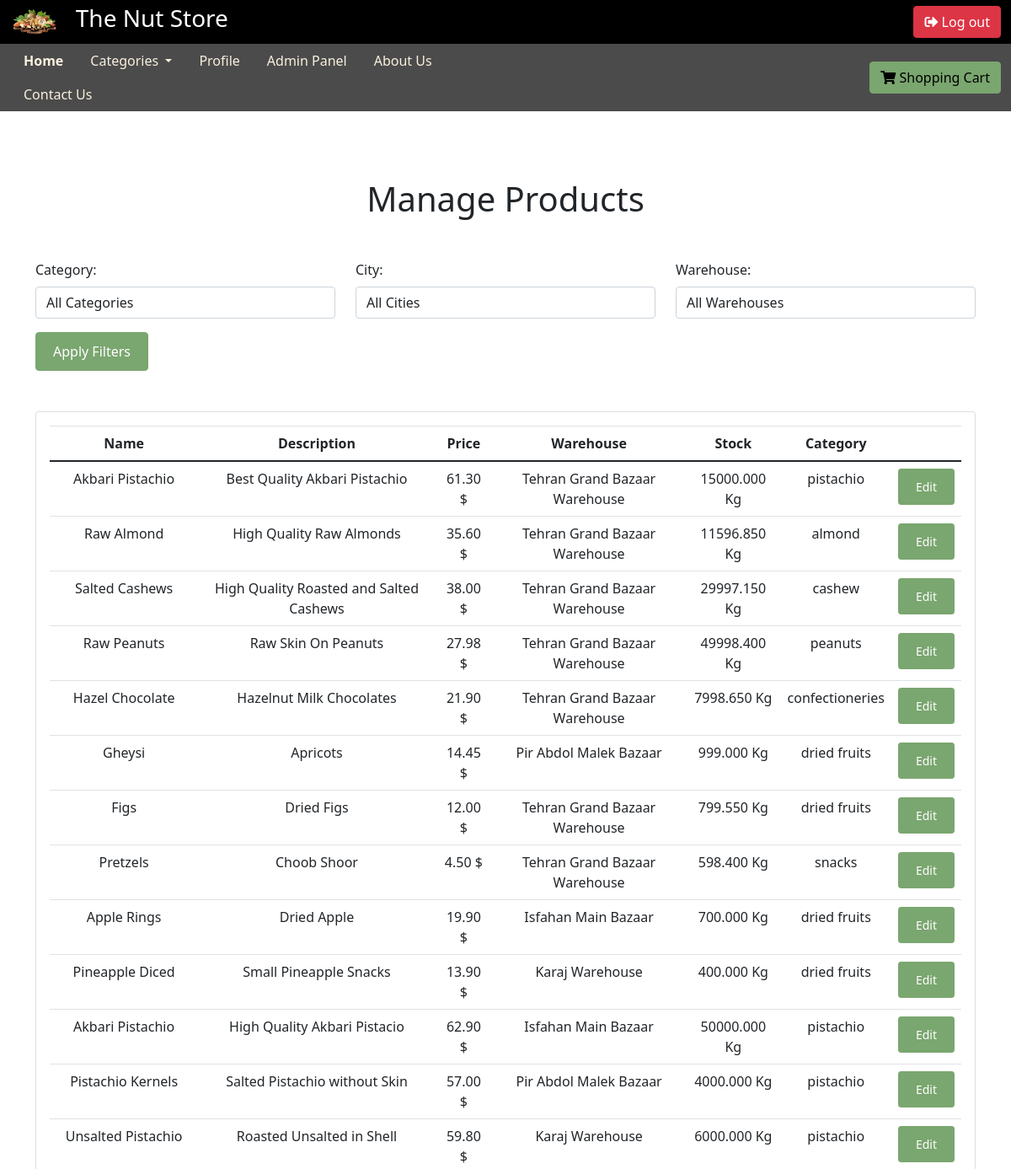
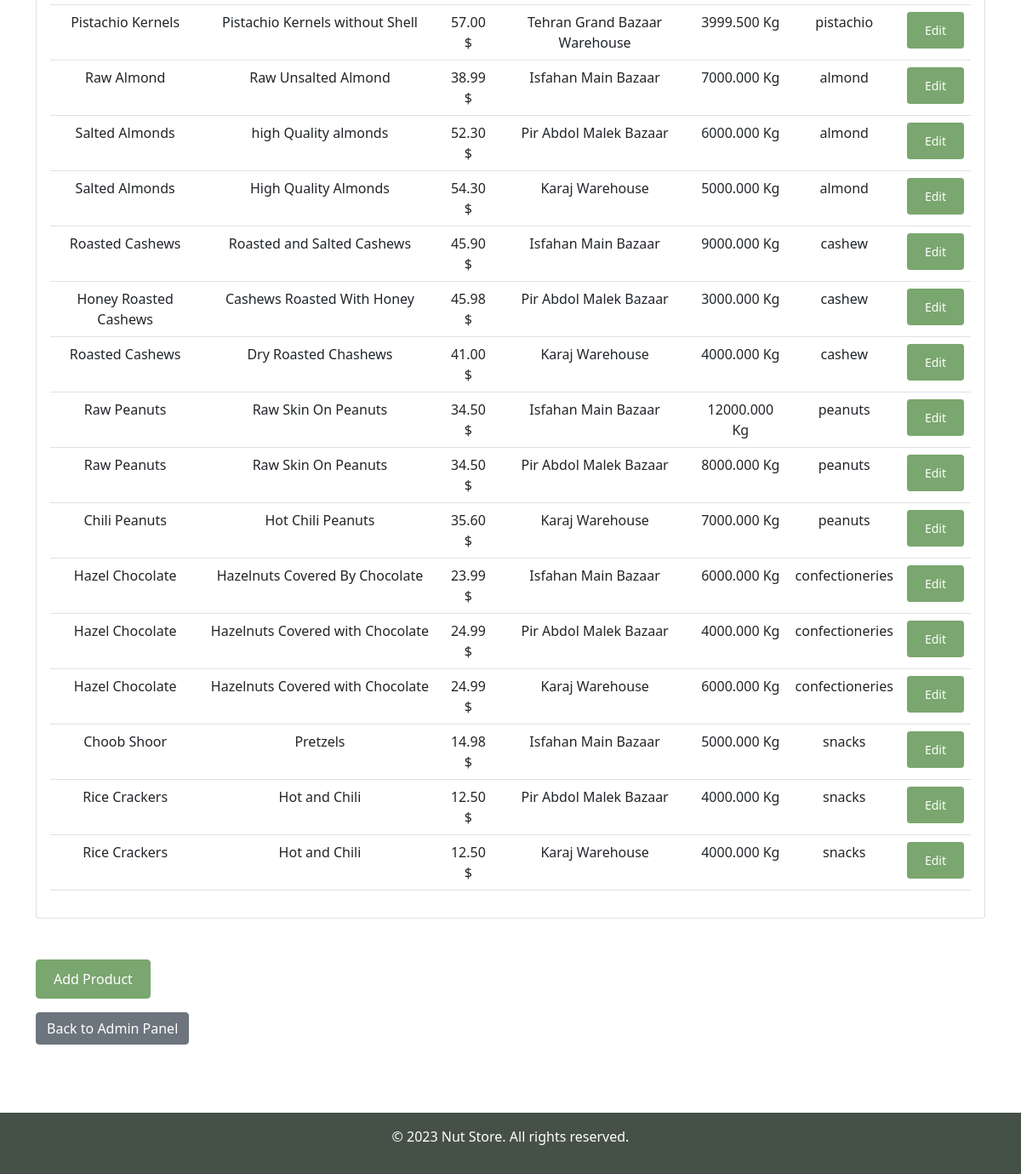
The page /admin_panel/manage_products/ (signed in) on the database its author committed (2 pictures, top to bottom).
### Nutstore/models.py (models this page shows, shortened)
class Product(models.Model):
    CATEGORY_CHOICES = (
        ('pistachio', 'Pistachio'),
        ('almond', 'Almond'),
        ('cashew', 'Cashew'),
        ('peanuts', 'Peanuts'),
        ('confectioneries', 'Confectioneries'),
        ('dried fruits', 'Dried Fruits'),
        ('snacks', 'Snacks'),
        ('other', 'Other Products'),
    )
    name = models.CharField(max_length=100)
    description = models.TextField()
    price = models.DecimalField(max_digits=8, decimal_places=2)
    warehouse = models.ForeignKey(Warehouse, on_delete=models.CASCADE)
    stock = models.DecimalField(max_digits = 10, decimal_places = 3)
    category = models.CharField(max_length=200, choices=CATEGORY_CHOICES)
    image = models.URLField(blank=True)

class Warehouse(models.Model):
    city = models.ForeignKey(City, on_delete=models.CASCADE)
    name = models.CharField(max_length=200)
    location = models.CharField(max_length = 500)

### Nutstore/views.py (the view)
# urls.py: path('admin_panel/manage_products/', views.manage_products, name='manage_products'), #MANAGE PRODUCTS BY ADMIN URL PATTERN
@login_required
@user_passes_test(lambda u: u.is_superuser)
def manage_products(request):
    products = Product.objects.all()
    categories = set(product.category for product in Product.objects.all())
    category = request.GET.get('category')
    city = request.GET.get('city')
    warehouse = request.GET.get('warehouse')
    if category:
        products = products.filter(category=category)
    if city:
        products = products.filter(warehouse__city=city)
    if warehouse:
        products = products.filter(warehouse=warehouse)
    context = {
        'products': products,
        'category_choices': Product.CATEGORY_CHOICES,
        'cities': Warehouse.objects.values_list('city', flat=True).distinct(),
        'warehouses': Warehouse.objects.all(),
        'category_filter': category,
        'city_filter': city,
        'warehouse_filter': warehouse,
        'categories': categories
    }
    return render(request, 'admin_panel/manage_products.html', context)

### templates/admin_panel/manage_products.html (shortened to what this page needs)
{% extends 'base.html' %}
{% block content %}
<div class="container" style="margin-top: 5rem; margin-bottom: 5rem;">
  <h1 class="text-center mb-5">Manage Products</h1>
  <form method="get" class="row mb-5">
    <div class="form-group col-md-4">
      <label for="category">Category:</label>
      <select class="form-control" id="category" name="category">
        <option value="">All Categories</option>
      </select>
    </div>
    <div class="form-group col-md-4">
      <label for="city">City:</label>
      <select class="form-control" id="city" name="city">
        <option value="">All Cities</option>
      </select>
    </div>
    <div class="form-group col-md-4">
      <label for="warehouse">Warehouse:</label>
      <select class="form-control" id="warehouse" name="warehouse">
        <option value="">All Warehouses</option>
      </select>
    </div>
    <div class="col-md-12">
      <button type="submit" class="btn btn-primary">Apply Filters</button>
    </div>
  </form>
  <div class="card mb-5">
    <div class="card-body">
      <div class="table-responsive">
        <table class="table table-hover">
          <thead style="text-align: center;">
            <tr>
              <th>Name</th>
              <th>Description</th>
              <th>Price</th>
              <th>Warehouse</th>
              <th>Stock</th>
              <th>Category</th>
              <th></th>
            </tr>
          </thead>
          <tbody>
            {% for product in products %}
            <tr>
              <td>{{ product.name }}</td>
              <td>{{ product.description }}</td>
              <td>{{ product.price }} $</td>
              <td>{{ product.warehouse.name }}</td>
              <td>{{ product.stock }} Kg</td>
              <td>{{ product.category }}</td>
              <td><a href="{% url 'edit_product' product.pk %}" class="btn btn-primary btn-sm">Edit</a></td>
            </tr>
            {% endfor %}
          </tbody>
        </table>
      </div>
    </div>
  </div>
  <p><a href="{% url 'add_product' %}" class="btn btn-primary">Add Product</a></p>
  <p><a href="{% url 'admin_panel' %}" class="btn btn-secondary">Back to Admin Panel</a></p>
</div>
{% endblock %}

### static/css/base.css (style rules this page uses)
table { border-collapse: collapse; width: 100%; }
td { padding: 0; vertical-align: top; text-align: center; }

### templates/admin_panel/manage_products.html (style rules this page uses)
.btn-primary { padding: 10px 20px; color: white; background-color: #7aa66f; border-color: #7aa66f; }

### rows shown on the page
Product: name "Akbari Pistachio", description "Best Quality Akbari Pistachio", price "61.30", warehouse.name "Tehran Grand Bazaar Warehouse", stock "15000.000", category "pistachio"
Product: name "Raw Almond", description "High Quality Raw Almonds", price "35.60", warehouse.name "Tehran Grand Bazaar Warehouse", stock "11596.850", category "almond"
Product: name "Salted Cashews", description "High Quality Roasted and Salted Cashews", price "38.00", warehouse.name "Tehran Grand Bazaar Warehouse", stock "29997.150", category "cashew"
Product: name "Raw Peanuts", description "Raw Skin On Peanuts", price "27.98", warehouse.name "Tehran Grand Bazaar Warehouse", stock "49998.400", category "peanuts"
Product: name "Hazel Chocolate", description "Hazelnut Milk Chocolates", price "21.90", warehouse.name "Tehran Grand Bazaar Warehouse", stock "7998.650", category "confectioneries"
Product: name "Gheysi", description "Apricots", price "14.45", warehouse.name "Pir Abdol Malek Bazaar", stock "999.000", category "dried fruits"
Product: name "Figs", description "Dried Figs", price "12.00", warehouse.name "Tehran Grand Bazaar Warehouse", stock "799.550", category "dried fruits"
Product: name "Pretzels", description "Choob Shoor", price "4.50", warehouse.name "Tehran Grand Bazaar Warehouse", stock "598.400", category "snacks"
Product: name "Apple Rings", description "Dried Apple", price "19.90", warehouse.name "Isfahan Main Bazaar", stock "700.000", category "dried fruits"
Product: name "Pineapple Diced", description "Small Pineapple Snacks", price "13.90", warehouse.name "Karaj Warehouse", stock "400.000", category "dried fruits"
Product: name "Akbari Pistachio", description "High Quality Akbari Pistacio", price "62.90", warehouse.name "Isfahan Main Bazaar", stock "50000.000", category "pistachio"
Product: name "Pistachio Kernels", description "Salted Pistachio without Skin", price "57.00", warehouse.name "Pir Abdol Malek Bazaar", stock "4000.000", category "pistachio"
Product: name "Unsalted Pistachio", description "Roasted Unsalted in Shell", price "59.80", warehouse.name "Karaj Warehouse", stock "6000.000", category "pistachio"
Product: name "Pistachio Kernels", description "Pistachio Kernels without Shell", price "57.00", warehouse.name "Tehran Grand Bazaar Warehouse", stock "3999.500", category "pistachio"
Product: name "Raw Almond", description "Raw Unsalted Almond", price "38.99", warehouse.name "Isfahan Main Bazaar", stock "7000.000", category "almond"
Product: name "Salted Almonds", description "high Quality almonds", price "52.30", warehouse.name "Pir Abdol Malek Bazaar", stock "6000.000", category "almond"
Product: name "Salted Almonds", description "High Quality Almonds", price "54.30", warehouse.name "Karaj Warehouse", stock "5000.000", category "almond"
Product: name "Roasted Cashews", description "Roasted and Salted Cashews", price "45.90", warehouse.name "Isfahan Main Bazaar", stock "9000.000", category "cashew"
Product: name "Honey Roasted Cashews", description "Cashews Roasted With Honey", price "45.98", warehouse.name "Pir Abdol Malek Bazaar", stock "3000.000", category "cashew"
Product: name "Roasted Cashews", description "Dry Roasted Chashews", price "41.00", warehouse.name "Karaj Warehouse", stock "4000.000", category "cashew"
Product: name "Raw Peanuts", description "Raw Skin On Peanuts", price "34.50", warehouse.name "Isfahan Main Bazaar", stock "12000.000", category "peanuts"
Product: name "Raw Peanuts", description "Raw Skin On Peanuts", price "34.50", warehouse.name "Pir Abdol Malek Bazaar", stock "8000.000", category "peanuts"
Product: name "Chili Peanuts", description "Hot Chili Peanuts", price "35.60", warehouse.name "Karaj Warehouse", stock "7000.000", category "peanuts"
Product: name "Hazel Chocolate", description "Hazelnuts Covered By Chocolate", price "23.99", warehouse.name "Isfahan Main Bazaar", stock "6000.000", category "confectioneries"
Product: name "Hazel Chocolate", description "Hazelnuts Covered with Chocolate", price "24.99", warehouse.name "Pir Abdol Malek Bazaar", stock "4000.000", category "confectioneries"
Product: name "Hazel Chocolate", description "Hazelnuts Covered with Chocolate", price "24.99", warehouse.name "Karaj Warehouse", stock "6000.000", category "confectioneries"
Product: name "Choob Shoor", description "Pretzels", price "14.98", warehouse.name "Isfahan Main Bazaar", stock "5000.000", category "snacks"
Product: name "Rice Crackers", description "Hot and Chili", price "12.50", warehouse.name "Pir Abdol Malek Bazaar", stock "4000.000", category "snacks"
Product: name "Rice Crackers", description "Hot and Chili", price "12.50", warehouse.name "Karaj Warehouse", stock "4000.000", category "snacks"
